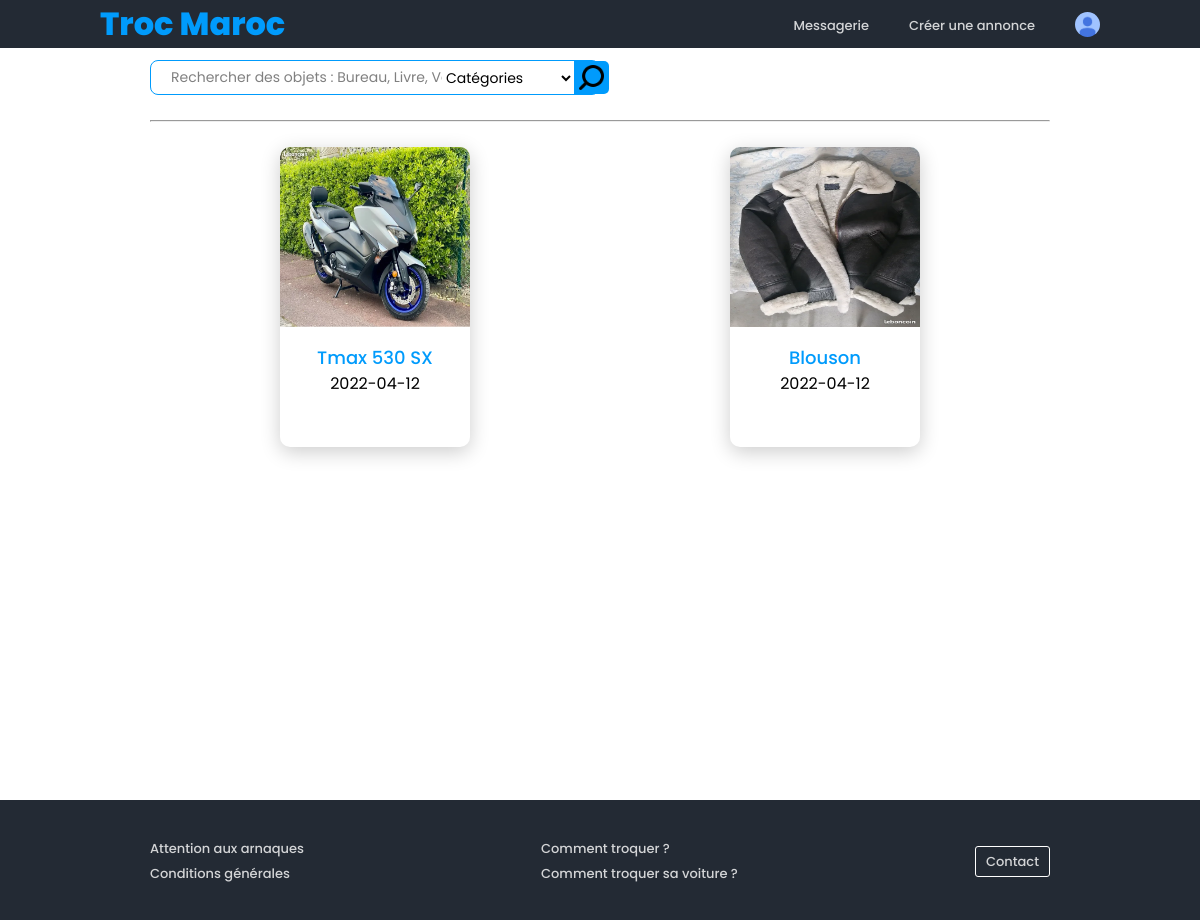
Screenshot of /troqueur/mes-annonces.php (signed in) with the database file from the repository.
### tables this page shows
CREATE TABLE `troqueur` (
  `code_trq` int(11) NOT NULL,
  `nom` varchar(50) DEFAULT NULL,
  `prenom` varchar(50) DEFAULT NULL,
  `email` varchar(250) DEFAULT NULL,
  `telephone` varchar(20) DEFAULT NULL,
  `password` varchar(250) DEFAULT NULL,
  `ville` varchar(50) NOT NULL,
  `photo` varchar(250) DEFAULT 'images/Profiles/no-image.png'
);

CREATE TABLE `annonce` (
  `code_anc` int(11) NOT NULL,
  `code_trq` int(11) DEFAULT NULL,
  `code_cat` int(11) DEFAULT NULL,
  `titre` varchar(50) DEFAULT NULL,
  `besoin` varchar(50) DEFAULT NULL,
  `image_1` varchar(250) DEFAULT 'images/Annonces/no-image.jpg',
  `image_2` varchar(250) DEFAULT NULL,
  `image_3` varchar(250) DEFAULT NULL,
  `image_4` varchar(250) DEFAULT NULL,
  `description` varchar(1000) DEFAULT NULL,
  `date_pub` datetime DEFAULT current_timestamp(),
  `ville` varchar(50) DEFAULT NULL,
  `signales` int(11) NOT NULL
);

### troqueur/mes-annonces.php (the view, shortened to what this page needs)
<?php
include_once("../connexion.php");
$result = mysqli_query($code, "SELECT * FROM troqueur WHERE code_trq = '".$_SESSION['code_trq']."'");
$informations = mysqli_fetch_assoc($result);
$code_trq = $informations['code_trq'];
?>
<!doctype html>
<html lang="fr">
<head>
	<link rel="stylesheet" href="../css/style.css">
	<link rel="stylesheet" href="../css/troqueur.css">
</head>
<body>
	<?php include_once("header.php");  ?>
    <section class="main-section">
        <div class="rechercher-bar">
            <form method="POST">
                <input type="text" placeholder="Rechercher des objets : Bureau, Livre, Vélo, ..." class="input" name="titre">
                <select name="categorie" id="categorie">
                    <option value="" selected>Catégories</option>
                </select>
                <button type="submit" class="input" name="submit"><img src="../images/Site-Web/search.png" alt="Chercher"></button>
            </form>
        </div>
        <hr>
        <?php
        $categorie = "";
        $keywords = "";
        $result_per_page = 100;
        $page = !isset($_GET['page']) ? 1 : $_GET['page'];
        $starting_limit_number = ($page - 1) * $result_per_page;
        $result = mysqli_query($code, "SELECT code_anc, titre, image_1, date_pub FROM annonce WHERE titre LIKE '%$keywords%' AND code_cat LIKE '%$categorie%' AND code_anc AND code_trq = $code_trq LIMIT $starting_limit_number, $result_per_page");
        for($i = 1; $i <= 8; ++$i)
        {
        ?>
            <div class="cards">
        <?php
            $index = 1;
            while($annonce = mysqli_fetch_assoc($result) and $index <= 5)
            {
                $index++;
                $image = $annonce['image_1'];
                $title = $annonce['titre'];
                $date = $annonce['date_pub'];
                $code_anc = $annonce['code_anc'];
        ?>
                <div class="card">
                    <a class="annonce-card" href="annonce.php?annonce=<?php print($code_anc);?>">
                    <img src="<?php echo "../$image";?>" class="image-annonce">
                    <h2><?php echo $title;?></h2>
                    </a>
                    <p><?php echo explode(" ", $date)[0];?></p>
                </div>
        <?php
            }
        ?>
            </div>
        <?php
        }
        ?>
	</section>
    <?php include_once("footer.php"); ?>
</body>
</html>

### troqueur/header.php (shortened to what this page needs)
<header>
    <h1><a class="logo" href="index.php">Troc Maroc</a></h1>
    <nav>
        <ul>
            <li><a href="messagerie.php">Messagerie</a></li>
            <li><a href="creer-une-annonce.php">Créer une annonce</a></li>
        </ul>
        <div class="compte">
            <img src="<?php echo "../".$informations['photo'];?>">
        </div>
    </nav>
</header>

### css/style.css (style rules this page uses)
* { box-sizing: border-box; margin: 0; padding: 0; scroll-behavior: smooth; font-family: 'Poppins', sans-serif; }
section { min-height: 100vh; width: 100%; padding: 50px 150px; }

### css/troqueur.css (style rules this page uses)
.rechercher-bar { display: flex; align-items: center; justify-content: space-between; margin-top: 10px; }
.rechercher-bar form { width: 50%; background: transparent; display: flex; align-items: center; border: rgb(0, 155, 252) solid 1px; height: 35px; padding: 1px 0; border-radius: 8px; }
.rechercher-bar form select { border: none; height: 30px; display: flex; align-items: center; justify-content: center; outline: none; background: transparent; font-size: 14px; }
.rechercher-bar input { background: transparent; border: none; flex: 1; outline: none; font-size: 14px; color: black; height: 33px; size: 100; font-weight: 400; width: 350px; padding-left: 20px; }
::placeholder { color: grey; }
.rechercher-bar button { border: 0; background: rgb(0, 155, 252); cursor: pointer; align-items: center; display: flex; height: 33px; padding-left: 5px; padding-right: 5px; border-top-right-radius: 5px; border-bottom-right-radius: 5px; }
.rechercher-bar button img { height: 25px; width: 25px; }
hr { margin: 25px 0; color: 2px rgba(160, 160, 160, 0.6) solid; }
.main-section .cards { width: 100%; display: flex; justify-content: space-around; align-items: center; }
.main-section .card { width: 190px; height: 300px; text-align: center; color: black; border-radius: 10px; box-shadow: 0 5px 20px rgba(0, 0, 0, 0.2); transition: 0.1s ease; margin-bottom: 40px; }
.main-section .card .image-annonce { width: 100%; height: 180px; margin-bottom: 10px; border-top-left-radius: 10px; border-top-right-radius: 10px; }
.main-section .card h2 { font-size: 18px; color: rgb(0, 155, 252); font-weight: 500; }
.annonce-card { text-decoration: none; }
.card h2 { font-size: 18px; color: rgb(0, 155, 252); font-weight: 500; }
.compte img { height: 25px; width: 25px; border-radius: 20px; cursor: pointer; }
.compte { margin-left: 40px; padding-top: 8px; }
nav { display: flex; align-items: center; }

### troqueur/header.php (style rules this page uses)
.compte img { height: 25px; width: 25px; border-radius: 20px; cursor: pointer; }
.compte { margin-left: 40px; padding-top: 8px; }
nav { display: flex; align-items: center; }
header { width: 100%; justify-content: space-between; display: flex; align-items: center; z-index: 999; padding: 0 100px; background-color: #232a34; position: fixed; }
.logo { text-decoration: none; color: rgb(0, 155, 252); font-weight: 800; }
header nav > ul { list-style: none; display: inline-flex; }
header nav li { margin-left: 40px; }
header nav > ul a { color: rgba(255, 255, 255, 0.8); font-weight: 500; text-decoration: none; font-size: 13px; }

### rows the page displays
troqueur: photo (placeholder picture)
annonce: image_1 (picture), titre "Tmax 530 SX", date_pub "2022-04-12"
annonce: image_1 (picture), titre "Blouson", date_pub "2022-04-12"
